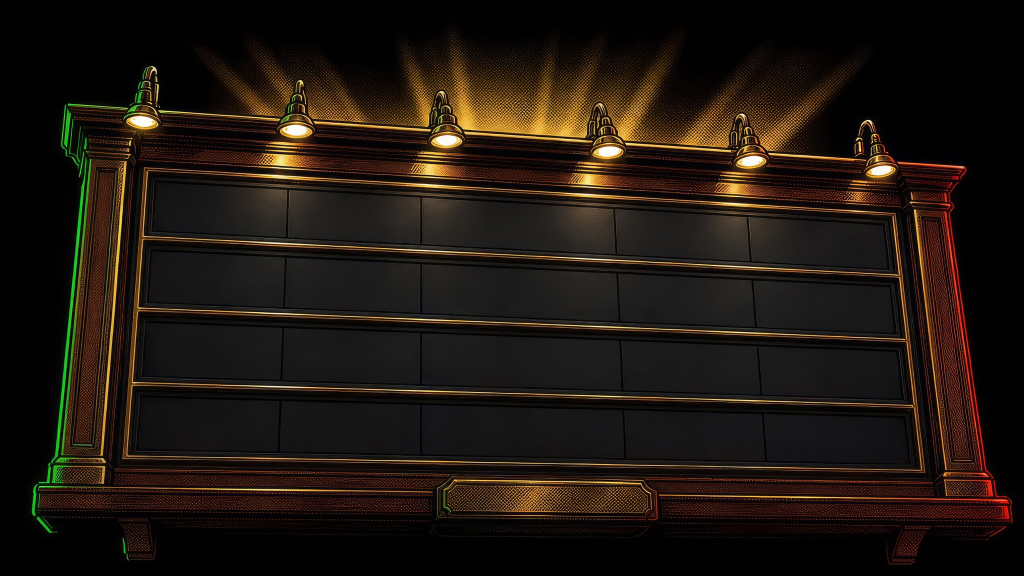
#> input picture ez/tools/concepts/worlds/comic/story/h/top1/img/b-hero-w-2k.jpg, 2048 x 1152 px (shown at 1/2 size)
$ python quads.py img/b-hero-w-2k.jpg 5 5 5
#> lines starting #> are read from the running program, lines starting #| are printed output that depends on the picture; after the words box and inside, x2 and y2 are one past the last pixel; in counts of white or black regions, pixels touching at a corner belong together
# /usr/bin/python3 quads.py img/<name>.jpg [thr] [minarea] [maxarea] : finds the blank dark glass windows / slate panels (dark connected regions)
# and prints their four corners (TL,TR,BR,BL) in image px; writes a check image with the quads drawn.
import sys,json,numpy as np
from PIL import Image,ImageDraw
f=sys.argv[1];thr=int(sys.argv[2]) if len(sys.argv)>2 else 32;amin=int(sys.argv[3]) if len(sys.argv)>3 else 1500;amax=int(sys.argv[4]) if len(sys.argv)>4 else 400000
im=Image.open(f).convert('RGB');a=np.asarray(im).astype(int);L=(a[...,0]*.3+a[...,1]*.59+a[...,2]*.11)
#> further down, im is the input picture: PIL image 2048x1152 RGB; mean R, G, B 30.8, 22.3, 15.5
#> after `L = a[..., 0] * 0.3 + a[..., 1] * 0.59 + a[..., 2] * 0.11`:
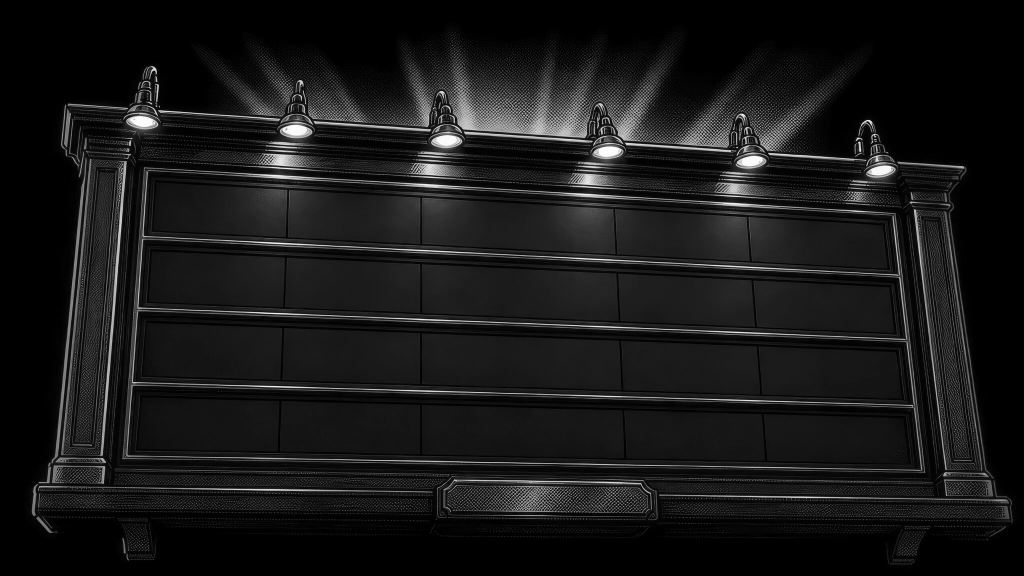
#> L: shape (1152, 2048) float64 (shown at 1/2 size); min 0, max 255, mean 24.1
H,W=L.shape;m=L<thr
#> after `H, W = L.shape`: H = 1152; W = 2048
#> after `m = L < thr`:
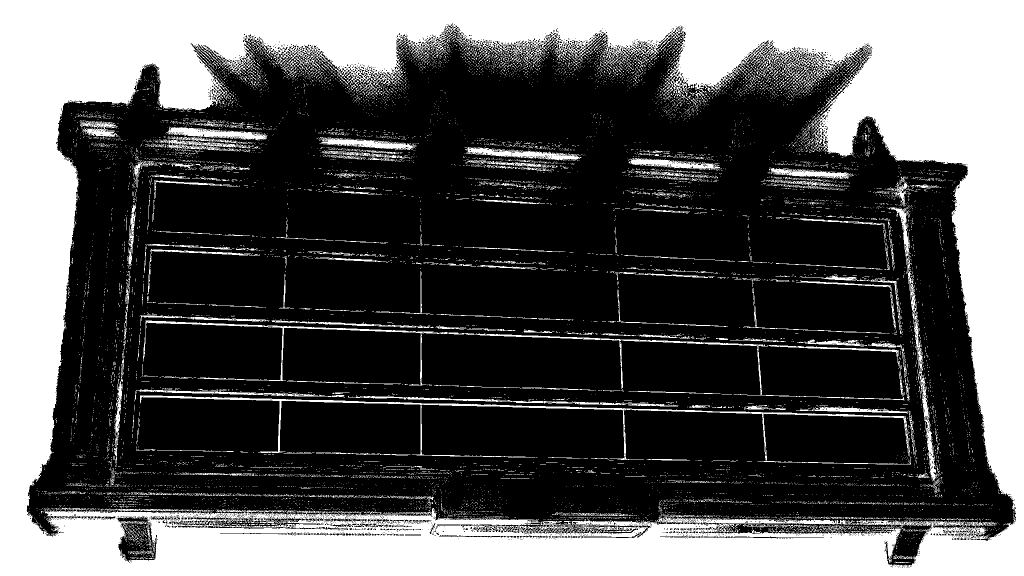
#> m: shape (1152, 2048) bool (shown at 1/2 size); 35.1% white; 11173 white regions (10771 under 20 px), largest, box (x1, y1, x2, y2) and area: (0, 0, 2048, 1152) 725164, (280, 791, 1820, 921) 6954, (291, 641, 1809, 801) 6218
# exclude the void: regions touching the border
lab=np.zeros((H,W),int);n=0;out=[]
for y in range(0,H,2):
  for x in range(0,W,2):
    if m[y,x] and not lab[y,x]:
      n+=1;st=[(y,x)];lab[y,x]=n;px=[];edge=False
      while st:
        cy,cx=st.pop();px.append((cx,cy))
        if cy in(0,H-1) or cx in(0,W-1):edge=True
        for dy,dx in((1,0),(-1,0),(0,1),(0,-1)):
          ny,nx=cy+dy,cx+dx
          if 0<=ny<H and 0<=nx<W and m[ny,nx] and not lab[ny,nx]:lab[ny,nx]=n;st.append((ny,nx))
      if not edge and amin<=len(px)<=amax:
        P=np.array(px);s=P[:,0]+P[:,1];d=P[:,0]-P[:,1]
        q=[P[s.argmin()],P[d.argmax()],P[s.argmax()],P[d.argmin()]]
        out.append({'area':len(px),'q':[[int(p[0]),int(p[1])] for p in q]})
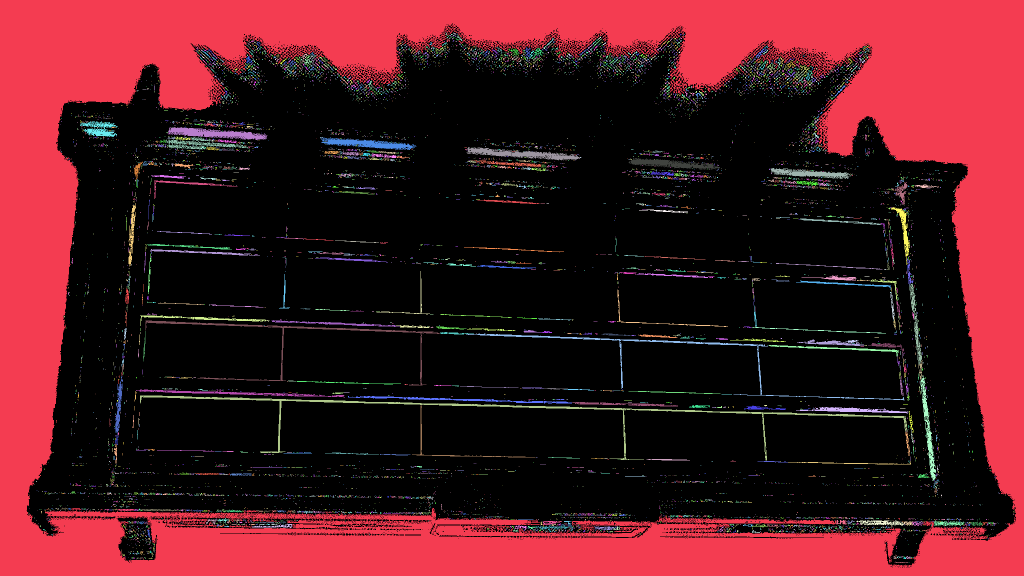
#> lab: shape (1152, 2048) int64 (shown at 1/2 size); 8314 distinct labels, from 0 to 8313; one colour per label, 0 black
#> after the loop, n = 8313
out.sort(key=lambda o:(o['q'][0][1]//40,o['q'][0][0]))
d=ImageDraw.Draw(im)
for i,o in enumerate(out):
  d.polygon([tuple(p) for p in o['q']],outline=(255,0,255),width=3);d.text(tuple(o['q'][0]),str(i),fill=(255,0,255))
im.save(sys.argv[1].replace('img/','/tmp/claude-0/-home-user-Tokengame/dd0784c2-482c-58e4-82e1-0baa102bd8e0/scratchpad/t1/q-').replace('.jpg','.png'))
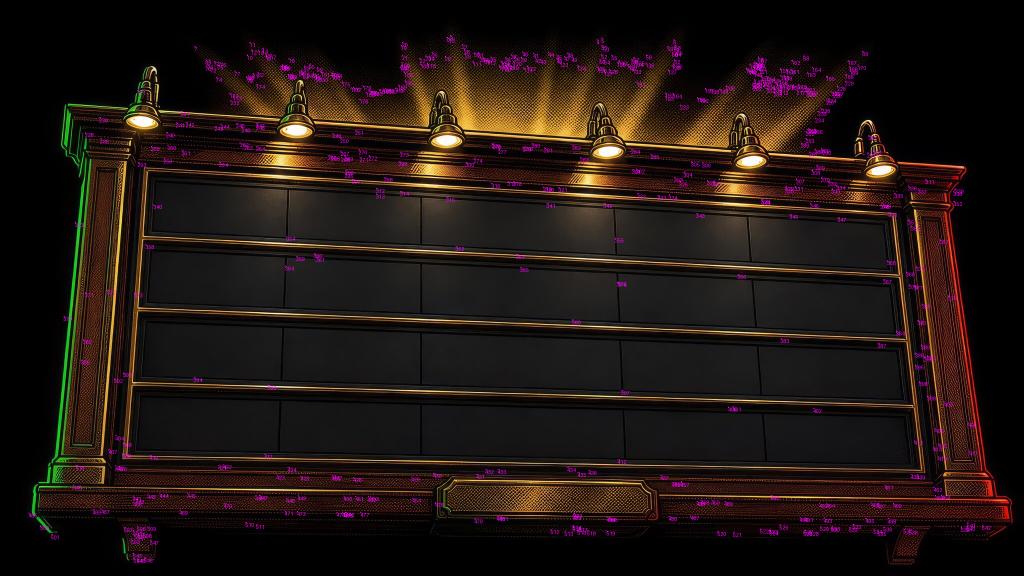
#> saved as q-b-hero-w-2k.png: PIL image 2048x1152 RGB (shown at 1/2 size); mean R, G, B 33, 22.2, 17.9
print(json.dumps(out))
#> (printed output is left out)
